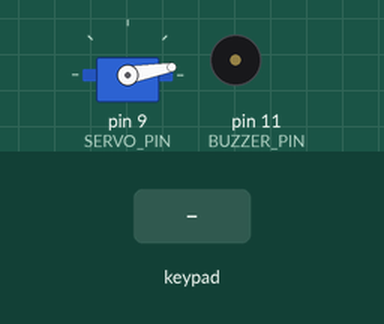
The sketch below on a simulated Arduino Uno, built with avr-gcc and run on an emulated ATmega328P. Parts: servo, buzzer (waves = sounding). Inputs (shaded band) come from the test bench. What the sketch prints to the serial monitor is not drawn.

Above: at 1.2 s.
1.3 s: keypad keys 1 2 3 4 pressed 0.4 s apart
At 1.55 s:
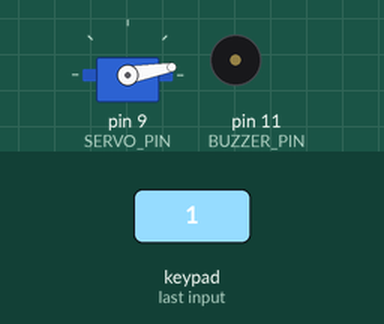
4.4 s: key '#' pressed
At 5.9 s:
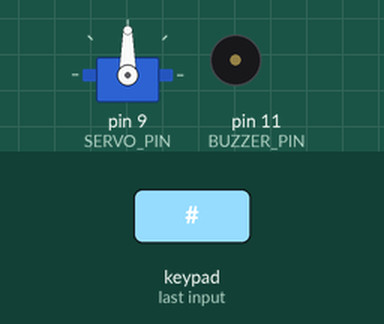
7.4 s: key '*' pressed
At 10.1 s:
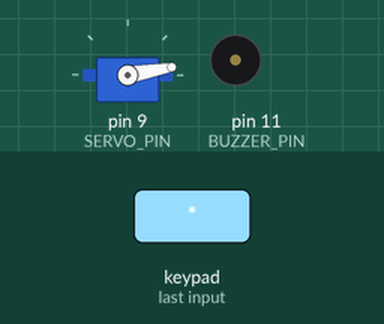
10.4 s: keypad keys 2 3 4 5 # pressed 0.4 s apart
At 12.26 s:
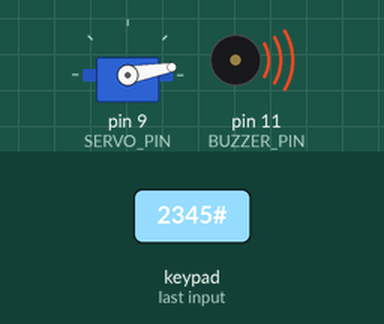
Timing chart, 0 to 14.0 s (numbered marks = the images above; inputs shaded):
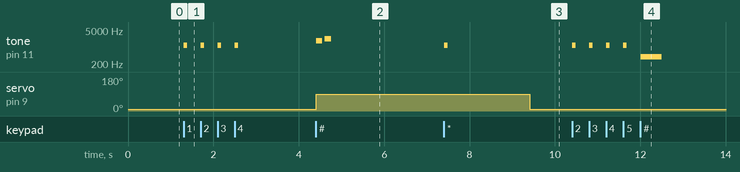

The sketch:

Automatic_Door_Lock_12.ino
```cpp
/*
  Project 12: Automatic Door Lock
  Keypad-controlled door lock using a 4x4 keypad and SG90 servo.

  Components:
  - Arduino UNO
  - 4x4 Membrane Keypad
  - SG90 Servo Motor
  - 3V Buzzer

  Connections:
  Keypad rows R1-R4 -> Digital pins 2, 3, 4, 5
  Keypad columns C1-C4 -> Digital pins 6, 7, 8, 10

  Servo signal -> Digital pin 9
  Servo VCC    -> 5V
  Servo GND    -> GND

  Buzzer +     -> Digital pin 11
  Buzzer -     -> GND

  Controls:
  - Enter the password and press #
  - Press * to clear the entered password
  - Default password: 1234

  Required library:
  - Keypad by Mark Stanley and Alexander Brevig
*/

#include <Keypad.h>
#include <Servo.h>

const byte ROW_COUNT = 4;
const byte COLUMN_COUNT = 4;

char keys[ROW_COUNT][COLUMN_COUNT] = {
  {'1', '2', '3', 'A'},
  {'4', '5', '6', 'B'},
  {'7', '8', '9', 'C'},
  {'*', '0', '#', 'D'}
};

byte rowPins[ROW_COUNT] = {2, 3, 4, 5};
byte columnPins[COLUMN_COUNT] = {6, 7, 8, 10};

Keypad keypad = Keypad(
  makeKeymap(keys),
  rowPins,
  columnPins,
  ROW_COUNT,
  COLUMN_COUNT
);

Servo lockServo;

const byte SERVO_PIN = 9;
const byte BUZZER_PIN = 11;

const int LOCKED_ANGLE = 10;
const int UNLOCKED_ANGLE = 90;

const unsigned long UNLOCK_DURATION_MS = 5000;

const String CORRECT_PASSWORD = "1234";
String enteredPassword;

bool doorUnlocked = false;
unsigned long unlockedAt = 0;

void setup() {
  pinMode(BUZZER_PIN, OUTPUT);
  digitalWrite(BUZZER_PIN, LOW);

  lockServo.attach(SERVO_PIN);
  lockDoor();

  Serial.begin(9600);
  Serial.println("Automatic Door Lock");
  Serial.println("Enter password, then press #.");
}

void loop() {
  char key = keypad.getKey();

  if (key != NO_KEY) {
    handleKey(key);
  }

  if (doorUnlocked &&
      millis() - unlockedAt >= UNLOCK_DURATION_MS) {
    lockDoor();
    Serial.println("Door locked automatically.");
  }
}

void handleKey(char key) {
  if (key == '*') {
    enteredPassword = "";
    shortBeep();
    Serial.println("Password cleared.");
    return;
  }

  if (key == '#') {
    checkPassword();
    return;
  }

  if (key >= '0' && key <= '9') {
    if (enteredPassword.length() < 8) {
      enteredPassword += key;
      shortBeep();
      Serial.print('*');
    }
  }
}

void checkPassword() {
  Serial.println();

  if (enteredPassword == CORRECT_PASSWORD) {
    unlockDoor();
    successBeep();
    Serial.println("Correct password. Door unlocked.");
  } else {
    errorBeep();
    Serial.println("Incorrect password.");
  }

  enteredPassword = "";
}

void unlockDoor() {
  lockServo.write(UNLOCKED_ANGLE);
  doorUnlocked = true;
  unlockedAt = millis();
}

void lockDoor() {
  lockServo.write(LOCKED_ANGLE);
  doorUnlocked = false;
}

void shortBeep() {
  tone(BUZZER_PIN, 1200, 80);
}

void successBeep() {
  tone(BUZZER_PIN, 1800, 150);
  delay(200);
  tone(BUZZER_PIN, 2200, 150);
}

void errorBeep() {
  tone(BUZZER_PIN, 400, 500);
}
```

Measured:
- after the input at 1.3 s, tone on pin 11 (BUZZER_PIN): alternates 1200 Hz for 0.08 s and silent for 0.32 s, 8 changes in all, then stays silent, starting at once
- after the input at 4.4 s, tone on pin 11 (BUZZER_PIN): silent → 1800 Hz at once, → silent 0.15 s later, → 2200 Hz 0.05 s later, → silent 0.15 s later; servo on pin 9 (SERVO_PIN): 10° → 90° at once
- after the input at 7.4 s, tone on pin 11 (BUZZER_PIN): silent → 1200 Hz at once, → silent 0.08 s later
- after the input at 10.4 s, tone on pin 11 (BUZZER_PIN): plays 1200 Hz for 0.08 s, 1200 Hz for 0.08 s, 1200 Hz for 0.08 s, 1200 Hz for 0.08 s, 400 Hz for 0.50 s, starting at once
